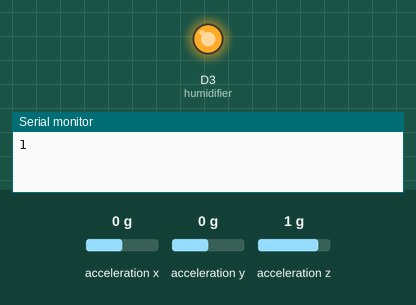
Simulated run of this sketch. Board: Arduino Nano 33 BLE. Parts: output pins drawn as LEDs (lit = HIGH), the last lines printed to the serial monitor. Dashed ring = blinking. Inputs (shaded band) come from the test bench; at power-on: acceleration y 0 g, acceleration x 0 g, acceleration z 1 g.

Above: at 1.2 s.
1.3 s: acceleration y set to -1.4 g
At 1.49 s:
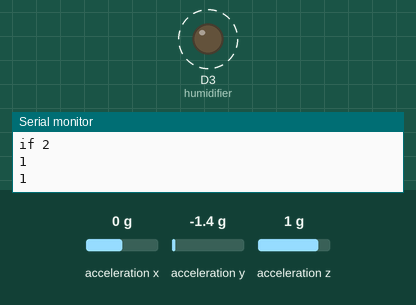
4.3 s: acceleration y set to -0.8 g
At 7.2 s:
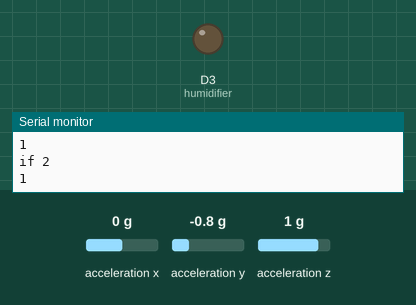
Timing chart, 0 to 13.3 s (numbered marks = the images above; inputs shaded):
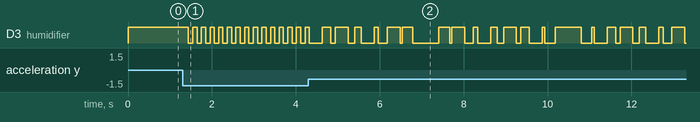

The sketch:

led-light-ble33-board.ino
```cpp
#include <Arduino_LSM9DS1.h>

//declaring pins
int humidifier = 3;

int accelerometer;

float val;
float Y;

//float val2;
//float Y2;

int isOn = 1;
unsigned long now = 0;

//int isOn2 = 0;
unsigned long now2 = 0;

void setup() {

  Serial.begin(9600);
  if (!IMU.begin()) {
    Serial.println("Failed to initialize IMU!");
    while (1);
  }
  pinMode(humidifier, OUTPUT);
  digitalWrite(humidifier, HIGH);
}

void loop() {
  float x, y, z;


  if (IMU.accelerationAvailable()) {
    IMU.readAcceleration(x, y, z);

    //turns the y's value from decimals to an integer
    Y = y * 1000;

    val = map(Y, -1000, 1000, 200, 1000);
    delay(50);
    //Serial.println(val);

    if (millis() > now2 + val * 2) {
      digitalWrite(humidifier, isOn);
      Serial.println("if 2");
      isOn = 1 - isOn;
      now2 = millis();

    }
    if (millis() > now + val) {
      digitalWrite(humidifier, isOn);

      Serial.println ("1");
      isOn = 1 - isOn;
      now = millis();
    }
  }
}
```
